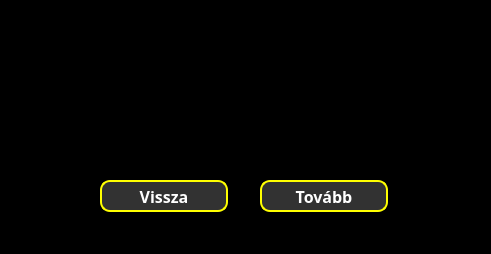
<?xml version="1.0" encoding="UTF-8"?>
<ui version="4.0">
 <class>MainWindow</class>
 <widget class="QMainWindow" name="MainWindow">
  <property name="geometry">
   <rect>
    <x>0</x>
    <y>0</y>
    <width>491</width>
    <height>254</height>
   </rect>
  </property>
  <property name="windowTitle">
   <string>Játékmód információ</string>
  </property>
  <property name="styleSheet">
   <string notr="true">* {
	background-color: black;
	font-size: 16pt;
	color: white;
}</string>
  </property>
  <widget class="QWidget" name="centralwidget">
   <widget class="QWidget" name="widget" native="true">
    <property name="geometry">
     <rect>
      <x>0</x>
      <y>0</y>
      <width>491</width>
      <height>221</height>
     </rect>
    </property>
    <property name="styleSheet">
     <string notr="true">* {
	background-color: black;
    font-size: 16px;
    font-weight: bold;
}</string>
    </property>
    <widget class="QPushButton" name="nextButton">
     <property name="geometry">
      <rect>
       <x>260</x>
       <y>180</y>
       <width>128</width>
       <height>32</height>
      </rect>
     </property>
     <property name="font">
      <font>
       <family>Corbel</family>
       <pointsize>-1</pointsize>
       <bold>true</bold>
      </font>
     </property>
     <property name="styleSheet">
      <string notr="true">* {
	background-color: rgb(50, 50, 50);
	border: 2px solid yellow;
	border-radius: 10px;
	color: white;
}

*:hover {
	background-color: rgb(20, 20, 20);
	color: yellow;
}</string>
     </property>
     <property name="text">
      <string>Tovább</string>
     </property>
    </widget>
    <widget class="QPushButton" name="backButton">
     <property name="geometry">
      <rect>
       <x>100</x>
       <y>180</y>
       <width>128</width>
       <height>32</height>
      </rect>
     </property>
     <property name="font">
      <font>
       <family>Corbel</family>
       <pointsize>-1</pointsize>
       <bold>true</bold>
      </font>
     </property>
     <property name="styleSheet">
      <string notr="true">* {
	background-color: rgb(50, 50, 50);
	border: 2px solid yellow;
	border-radius: 10px;
	color: white;
}

*:hover {
	background-color: rgb(20, 20, 20);
	color: yellow;
}</string>
     </property>
     <property name="text">
      <string>Vissza</string>
     </property>
    </widget>
    <widget class="QLabel" name="infoLabel">
     <property name="enabled">
      <bool>true</bool>
     </property>
     <property name="geometry">
      <rect>
       <x>110</x>
       <y>20</y>
       <width>361</width>
       <height>141</height>
      </rect>
     </property>
     <property name="font">
      <font>
       <family>Corbel</family>
       <pointsize>12</pointsize>
       <bold>true</bold>
      </font>
     </property>
     <property name="layoutDirection">
      <enum>Qt::LeftToRight</enum>
     </property>
     <property name="styleSheet">
      <string notr="true">* {
	font-size: 12pt;
	color: white;
}</string>
     </property>
     <property name="frameShape">
      <enum>QFrame::NoFrame</enum>
     </property>
     <property name="text">
      <string/>
     </property>
     <property name="textFormat">
      <enum>Qt::PlainText</enum>
     </property>
     <property name="scaledContents">
      <bool>true</bool>
     </property>
     <property name="alignment">
      <set>Qt::AlignJustify</set>
     </property>
    </widget>
    <widget class="QFrame" name="infoFrame">
     <property name="geometry">
      <rect>
       <x>10</x>
       <y>20</y>
       <width>81</width>
       <height>80</height>
      </rect>
     </property>
     <property name="frameShape">
      <enum>QFrame::StyledPanel</enum>
     </property>
     <property name="frameShadow">
      <enum>QFrame::Raised</enum>
     </property>
    </widget>
   </widget>
  </widget>
  <widget class="QStatusBar" name="statusbar"/>
 </widget>
 <resources/>
 <connections/>
</ui>
